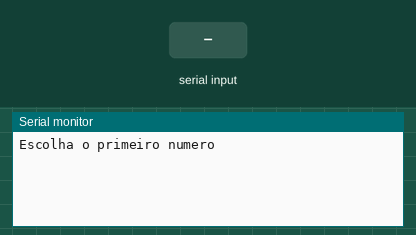
Recording of a sketch running on a simulated Arduino Uno, built with avr-gcc and run on an emulated ATmega328P. Shown: the last lines printed to the serial monitor. The inputs (shaded band) are chosen by the test bench.

Above: at 1.2 s.
1.3 s: "90,45\n" received over Serial
At 2.1 s:
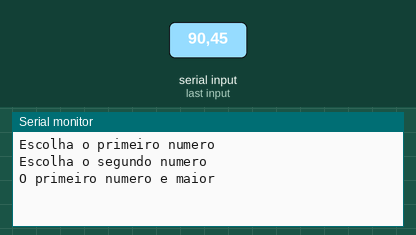
2.8 s: "30,150\n" received over Serial
At 6.3 s:
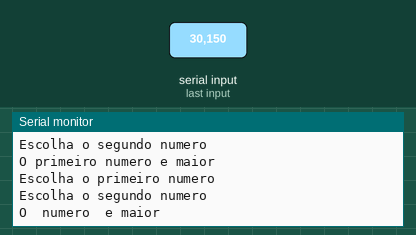

Measured:
- after the input at 1.3 s, the serial monitor: prints a new line at once (image 1)
- after the input at 2.8 s, the serial monitor: prints a new line after 2.6 s (image 2)

The sketch:

lopal_ex141.ino
```cpp
/* Faça um programa receba dois valores
e imprima qual é o maior número digitado.
*/

float n1 = 0;
float n2 = 0;

void setup()
{
  Serial.begin(9600);
}

void loop()
{
  Serial.println("Escolha o primeiro numero");
  while(!Serial.available());
  n1 = Serial.parseInt();

  Serial.println("Escolha o segundo numero");
  while(!Serial.available());
  n2 = Serial.parseInt();

   if(n1 == n2){
   Serial.println("O primeiro numero e o segundo numero sao iguais");
   }
  if(n1 > n2)
  {
    Serial.println("O primeiro numero e maior");
  }
  if(n1 < n2){
    Serial.println("O  numero  e maior");
  }

 delay(4000);
}
```
